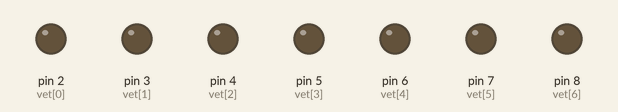
A sketch run on a simulated Arduino Uno, built with avr-gcc and run on an emulated ATmega328P. On the bench: output pins drawn as LEDs (lit = HIGH).

Above: at 0.05 s.
At 0.35 s:
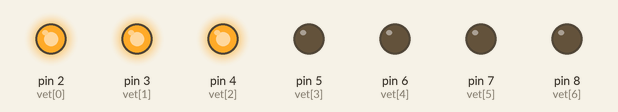
At 0.75 s:
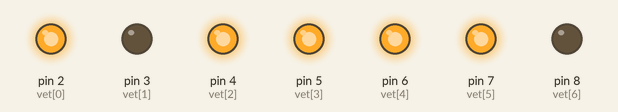
At 1.45 s:
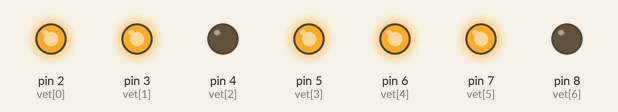
At 2.15 s:
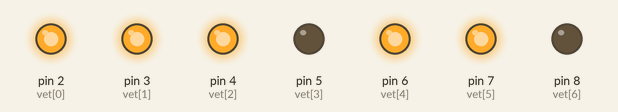
At 2.85 s:
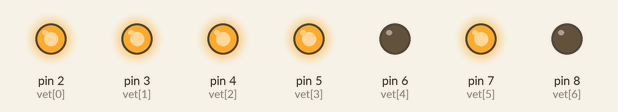
Timing chart, 0 to 3.1 s (numbered marks = the images above):
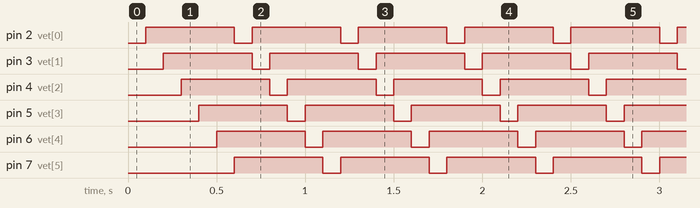

Measured:
- by itself, pin 2 (vet[0]), pin 3 (vet[1]), pin 4 (vet[2]), pin 5 (vet[3]), pin 6 (vet[4]), pin 7 (vet[5]): alternates HIGH for 0.50 s and LOW for 0.10 s

The sketch:

Led7.ino
```cpp
int vet[] = {2,3,4,5,6,7,8}, n=7;
void setup() {
  for(int i=0; i<n; i++) pinMode(vet[i], OUTPUT);

}

void loop() {
  loading();


}

void desliga(){
  for(int i=0; i<n; i++)digitalWrite(vet[i], HIGH);
}

void zero(){
  desliga();
  for(int i=0; i<n-1; i++)
  {
    digitalWrite(vet[i], LOW);
  }
  digitalWrite(vet[6], HIGH);
}

void loading(){
  for(int i=0; i<n-1; i++){
    digitalWrite(vet[i], LOW);
    delay(100);
    digitalWrite(vet[i], HIGH);
  }
}

/*
a-1
b-2
c-3
d-4
e-5
f-6
g-7
h-8

*/
```
